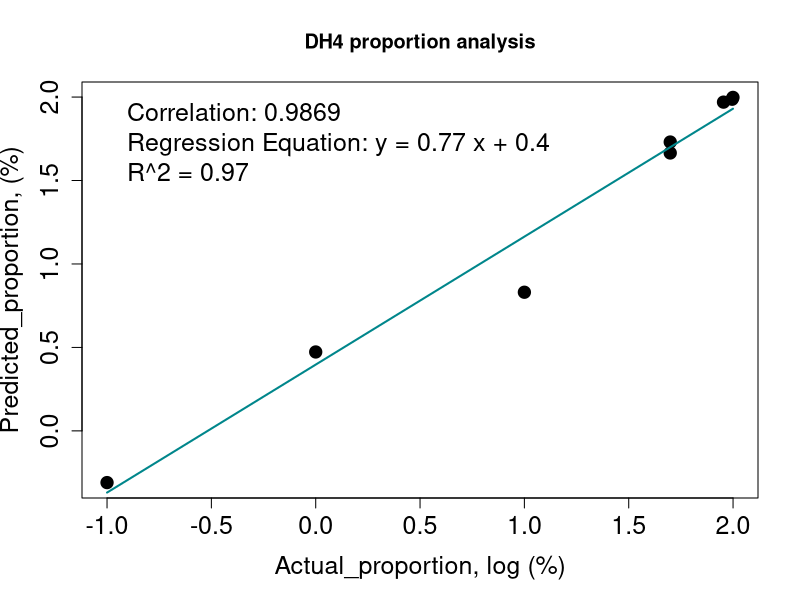

This chart was generated by the following R code:
#---
#  title: "Figure 3-C. regression chart. "
#  author: "Xuan Zhou"
#  Lastdate: "2025/4/18"
#---

# ---3-C--------------------------------------------------------------
setwd('XXX\\Git\\Figure3-C')
XDATA <- read.table(file="data3c.txt",header= F)
colnames(XDATA) <- c('V1','true','predict')# ,'error','SD'

correlation <- cor(XDATA$true, XDATA$predict)

model <- lm(XDATA$predict ~ XDATA$true, data = XDATA)

XDATA$predicted <- predict(model)

cor_matrix <- matrix(correlation, ncol = 1)
pdf("Fif3-C.pdf", width = 8, height = 7)

plot(XDATA$true, XDATA$predict, 
     main = "DH4 proportion analysis", 
     xlab = "Actual_proportion, log (%)",
     ylab = "Predicted_proportion, (%)",
     col.lab = "black",
     pch = 19,
     lwd = 2,cex.lab = 1.5,cex = 1.5, cex.axis = 1.5)
lines(XDATA$true, XDATA$predicted, col = "#00868B", lwd = 2)
#lines(XDATA$true,XDATA$true, col = "red", lwd = 2)

legend("topleft", 
       legend = c(paste("Correlation:", round(correlation, 4)),
                  paste("Regression Equation: y =", round(coef(model)[2], 2), "x +", round(coef(model)[1], 2)),
                  paste("R^2 =", round(summary(model)$r.squared, 2))),
       #col = "blue",
       #lty = 1,
       bty = "n",cex = 1.5)
dev.off()
